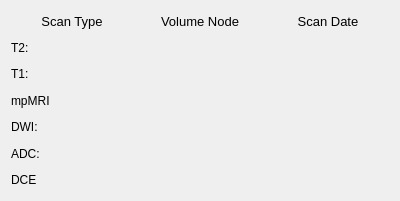
<?xml version="1.0" encoding="UTF-8"?>
<ui version="4.0">
 <class>Form</class>
 <widget class="QWidget" name="Form">
  <property name="geometry">
   <rect>
    <x>0</x>
    <y>0</y>
    <width>400</width>
    <height>201</height>
   </rect>
  </property>
  <property name="windowTitle">
   <string>Form</string>
  </property>
  <layout class="QGridLayout" name="gridLayout">
   <item row="5" column="1">
    <widget class="qMRMLNodeComboBox" name="dwiVolumeSelector">
     <property name="toolTip">
      <string>Select the DWI prostate scan.</string>
     </property>
     <property name="nodeTypes">
      <stringlist>
       <string>vtkMRMLDiffusionWeightedVolumeNode</string>
      </stringlist>
     </property>
     <property name="showChildNodeTypes">
      <bool>false</bool>
     </property>
     <property name="noneEnabled">
      <bool>true</bool>
     </property>
    </widget>
   </item>
   <item row="3" column="1">
    <widget class="qMRMLNodeComboBox" name="t1VolumeSelector">
     <property name="toolTip">
      <string>Select the T1 prostate scan.</string>
     </property>
     <property name="nodeTypes">
      <stringlist>
       <string>vtkMRMLScalarVolumeNode</string>
      </stringlist>
     </property>
     <property name="showChildNodeTypes">
      <bool>false</bool>
     </property>
     <property name="noneEnabled">
      <bool>true</bool>
     </property>
    </widget>
   </item>
   <item row="6" column="0">
    <widget class="QLabel" name="adcLabel">
     <property name="text">
      <string>ADC:</string>
     </property>
    </widget>
   </item>
   <item row="6" column="1">
    <widget class="qMRMLNodeComboBox" name="adcVolumeSelector">
     <property name="toolTip">
      <string>Select the ADC prostate scan.</string>
     </property>
     <property name="nodeTypes">
      <stringlist>
       <string>vtkMRMLScalarVolumeNode</string>
      </stringlist>
     </property>
     <property name="showChildNodeTypes">
      <bool>false</bool>
     </property>
     <property name="noneEnabled">
      <bool>true</bool>
     </property>
    </widget>
   </item>
   <item row="6" column="2">
    <widget class="QLabel" name="adcScanDateLabel">
     <property name="text">
      <string/>
     </property>
    </widget>
   </item>
   <item row="7" column="0">
    <widget class="QLabel" name="dceLabel">
     <property name="text">
      <string>DCE</string>
     </property>
    </widget>
   </item>
   <item row="7" column="1">
    <widget class="qMRMLNodeComboBox" name="dceVolumeSelector">
     <property name="toolTip">
      <string>Select the DCE prostate scan.</string>
     </property>
     <property name="nodeTypes">
      <stringlist>
       <string>vtkMRMLScalarVolumeNode</string>
      </stringlist>
     </property>
     <property name="showChildNodeTypes">
      <bool>false</bool>
     </property>
     <property name="noneEnabled">
      <bool>true</bool>
     </property>
    </widget>
   </item>
   <item row="5" column="0">
    <widget class="QLabel" name="dwiLabel">
     <property name="text">
      <string>DWI:</string>
     </property>
    </widget>
   </item>
   <item row="3" column="2">
    <widget class="QLabel" name="t1ScanDateLabel">
     <property name="text">
      <string/>
     </property>
    </widget>
   </item>
   <item row="4" column="2">
    <widget class="QLabel" name="mpMRIScanDateLabel">
     <property name="text">
      <string/>
     </property>
    </widget>
   </item>
   <item row="1" column="2">
    <widget class="QLabel" name="t2ScanDateLabel">
     <property name="text">
      <string/>
     </property>
    </widget>
   </item>
   <item row="0" column="0">
    <widget class="QLabel" name="scanTypeLabel">
     <property name="font">
      <font>
       <pointsize>10</pointsize>
      </font>
     </property>
     <property name="text">
      <string>Scan Type</string>
     </property>
     <property name="alignment">
      <set>Qt::AlignCenter</set>
     </property>
    </widget>
   </item>
   <item row="5" column="2">
    <widget class="QLabel" name="dwiScanDateLabel">
     <property name="text">
      <string/>
     </property>
    </widget>
   </item>
   <item row="1" column="1">
    <widget class="qMRMLNodeComboBox" name="t2VolumeSelector">
     <property name="toolTip">
      <string>Select the T2 prostate scan.</string>
     </property>
     <property name="nodeTypes">
      <stringlist>
       <string>vtkMRMLScalarVolumeNode</string>
      </stringlist>
     </property>
     <property name="showChildNodeTypes">
      <bool>false</bool>
     </property>
     <property name="noneEnabled">
      <bool>true</bool>
     </property>
    </widget>
   </item>
   <item row="7" column="2">
    <widget class="QLabel" name="dceScanDateLabel">
     <property name="text">
      <string/>
     </property>
    </widget>
   </item>
   <item row="1" column="0">
    <widget class="QLabel" name="t2Label">
     <property name="text">
      <string>T2:</string>
     </property>
    </widget>
   </item>
   <item row="3" column="0">
    <widget class="QLabel" name="t1Label">
     <property name="text">
      <string>T1:</string>
     </property>
    </widget>
   </item>
   <item row="4" column="0">
    <widget class="QLabel" name="mpMRILabel">
     <property name="text">
      <string>mpMRI</string>
     </property>
    </widget>
   </item>
   <item row="4" column="1">
    <widget class="qMRMLNodeComboBox" name="mpMRIVolumeSelector">
     <property name="toolTip">
      <string>Select the mpMRI prostate scan.</string>
     </property>
     <property name="nodeTypes">
      <stringlist>
       <string>vtkMRMLScalarVolumeNode</string>
      </stringlist>
     </property>
     <property name="showChildNodeTypes">
      <bool>false</bool>
     </property>
     <property name="noneEnabled">
      <bool>true</bool>
     </property>
    </widget>
   </item>
   <item row="0" column="2">
    <widget class="QLabel" name="scanDateLabel">
     <property name="font">
      <font>
       <pointsize>10</pointsize>
      </font>
     </property>
     <property name="text">
      <string>Scan Date</string>
     </property>
     <property name="alignment">
      <set>Qt::AlignCenter</set>
     </property>
    </widget>
   </item>
   <item row="0" column="1">
    <widget class="QLabel" name="scanVolumeLabel">
     <property name="font">
      <font>
       <pointsize>10</pointsize>
      </font>
     </property>
     <property name="text">
      <string>Volume Node</string>
     </property>
     <property name="alignment">
      <set>Qt::AlignCenter</set>
     </property>
    </widget>
   </item>
  </layout>
 </widget>
 <customwidgets>
  <customwidget>
   <class>qMRMLNodeComboBox</class>
   <extends>QWidget</extends>
   <header>qMRMLNodeComboBox.h</header>
  </customwidget>
 </customwidgets>
 <resources/>
 <connections/>
</ui>
